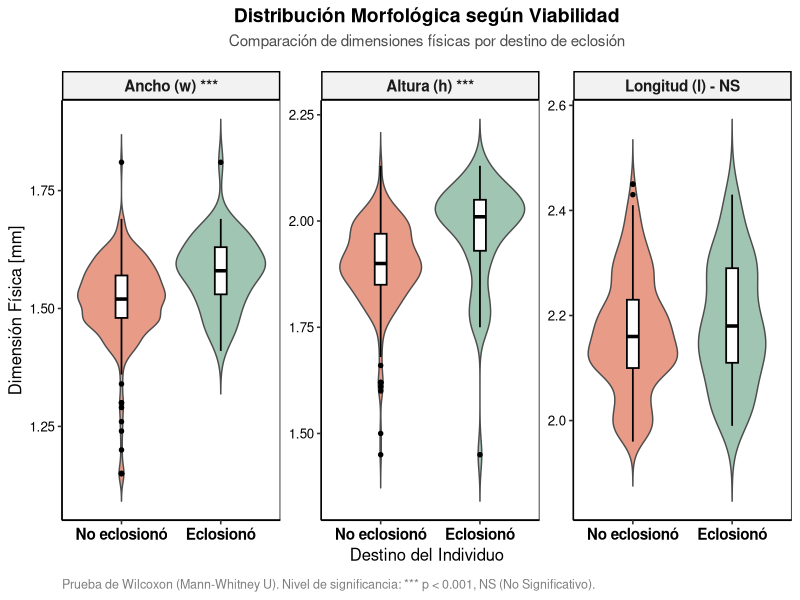
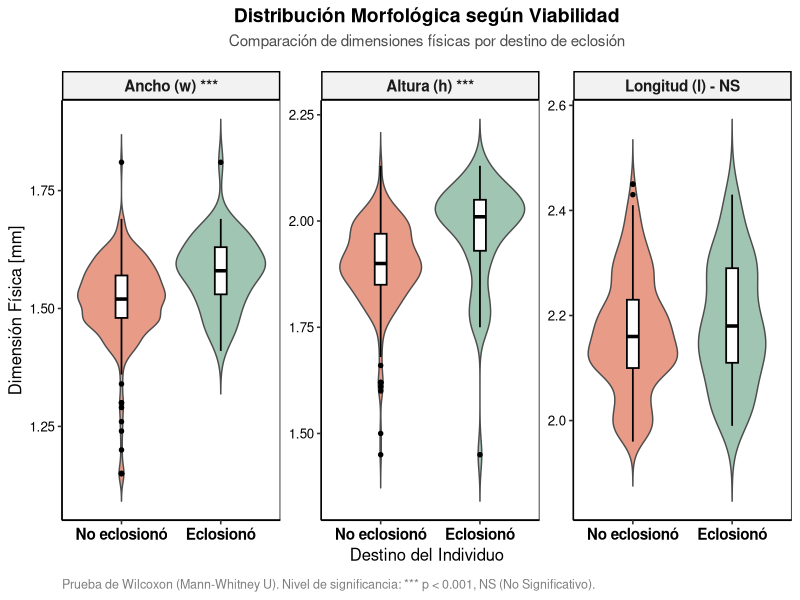

Generate these figures, in order, with R:
# ============================================================
# PROYECTO: Fásmidos 2026
# SCRIPT: 04_analisis_binario_visual.R
# DESCRIPCIÓN: Cálculo de métricas estocásticas y generación 
#              de distribuciones univariadas (Sin interpretaciones).
# ============================================================

# 1. CARGA DE DEPENDENCIAS
# ------------------------------------------------------------
paquetes <- c("dplyr", "tidyr", "ggplot2", "readxl", "glue")
faltantes <- paquetes[!(paquetes %in% installed.packages()[,"Package"])]
if(length(faltantes)) install.packages(faltantes)
invisible(lapply(paquetes, library, character.only = TRUE))

# 2. EXTRACCIÓN Y LIMPIEZA BINARIA
# ------------------------------------------------------------
df <- read_excel("data/raw/p_EGGS_EJES.xlsx", sheet = "DATA_MOD_01")

df_binario <- df |> 
  mutate(
    exito_eclosion = factor(
      ifelse(estado == "No viable", "No eclosionó", "Eclosionó"), 
      levels = c("No eclosionó", "Eclosionó")
    )
  )

N_total <- nrow(df_binario)

# 3. PRUEBAS MATEMÁTICAS ESTRICTAS
# ------------------------------------------------------------
ancho_fallo <- df_binario$ancho[df_binario$exito_eclosion == "No eclosionó"]
p_shapiro_fallo <- shapiro.test(ancho_fallo)$p.value

test_ancho <- wilcox.test(ancho ~ exito_eclosion, data = df_binario, exact = FALSE)
test_altura <- wilcox.test(altura ~ exito_eclosion, data = df_binario, exact = FALSE)
test_longitud <- wilcox.test(longitud ~ exito_eclosion, data = df_binario, exact = FALSE)

formatear_p <- function(p) {
  if (p < 0.001) return("< 0.001")
  return(sprintf("= %.3f", p))
}

# 4. REPORTE ESTADÍSTICO NEUTRAL (Salida en Consola)
# ------------------------------------------------------------
texto_informe <- glue::glue("
============================================================
REPORTE ESTADÍSTICO CRUDO - VIABILIDAD BINARIA (N = {N_total})
============================================================
[1] PRUEBA DE NORMALIDAD (Shapiro-Wilk)
    - Ancho (Clase mayoritaria): p {formatear_p(p_shapiro_fallo)}

[2] PRUEBA DE HIPÓTESIS (Mann-Whitney U)
    - Dimensión Ancho    : W = {test_ancho$statistic}, p {formatear_p(test_ancho$p.value)}
    - Dimensión Altura   : W = {test_altura$statistic}, p {formatear_p(test_altura$p.value)}
    - Dimensión Longitud : W = {test_longitud$statistic}, p {formatear_p(test_longitud$p.value)}
============================================================
")

cat("\n", texto_informe, "\n")

# 5. GRÁFICA DE DISTRIBUCIÓN
# ------------------------------------------------------------
df_long <- df_binario |> 
  select(exito_eclosion, ancho, altura, longitud) |> 
  pivot_longer(cols = c(ancho, altura, longitud), names_to = "dimension", values_to = "medida") |> 
  mutate(
    dimension = factor(dimension, 
                       levels = c("ancho", "altura", "longitud"),
                       labels = c("Ancho (w) ***", "Altura (h) ***", "Longitud (l) - NS"))
  )

figura_paper <- ggplot(df_long, aes(x = exito_eclosion, y = medida, fill = exito_eclosion)) +
  
  geom_violin(trim = FALSE, alpha = 0.75, color = "grey30", linewidth = 0.5) +
  
  geom_boxplot(width = 0.12, fill = "white", color = "black", 
               outlier.shape = 21, outlier.fill = "black", outlier.size = 1.2, linewidth = 0.6) +
  
  facet_wrap(~dimension, scales = "free_y") +
  
  scale_fill_manual(values = c("No eclosionó" = "#e07a5f", "Eclosionó" = "#81b29a")) +
  
  theme_classic(base_size = 12) +
  theme(
    legend.position = "none",
    plot.title = element_text(face = "bold", size = 14, margin = margin(b = 5), hjust = 0.5),
    plot.subtitle = element_text(size = 11, color = "grey30", margin = margin(b = 15), hjust = 0.5),
    plot.caption = element_text(size = 9, color = "grey50", hjust = 0, margin = margin(t = 10)),
    strip.background = element_rect(fill = "grey95", color = "black", linewidth = 1),
    strip.text = element_text(face = "bold", size = 11),
    axis.text.x = element_text(color = "black", face = "bold", size = 11),
    axis.text.y = element_text(color = "black"),
    panel.border = element_rect(color = "black", fill = NA, linewidth = 0.5)
  ) +
  labs(
    title = "Distribución Morfológica según Viabilidad",
    subtitle = "Comparación de dimensiones físicas por destino de eclosión",
    caption = "Prueba de Wilcoxon (Mann-Whitney U). Nivel de significancia: *** p < 0.001, NS (No Significativo).",
    x = "Destino del Individuo", 
    y = "Dimensión Física [mm]"
  )

print(figura_paper)

# Exportación en JPG para evitar errores previos con el motor TIFF/LZW
ggsave("figura_3_final_paper.jpg", plot = figura_paper, path = "pics", width = 8.5, height = 5.5, dpi = 300)
